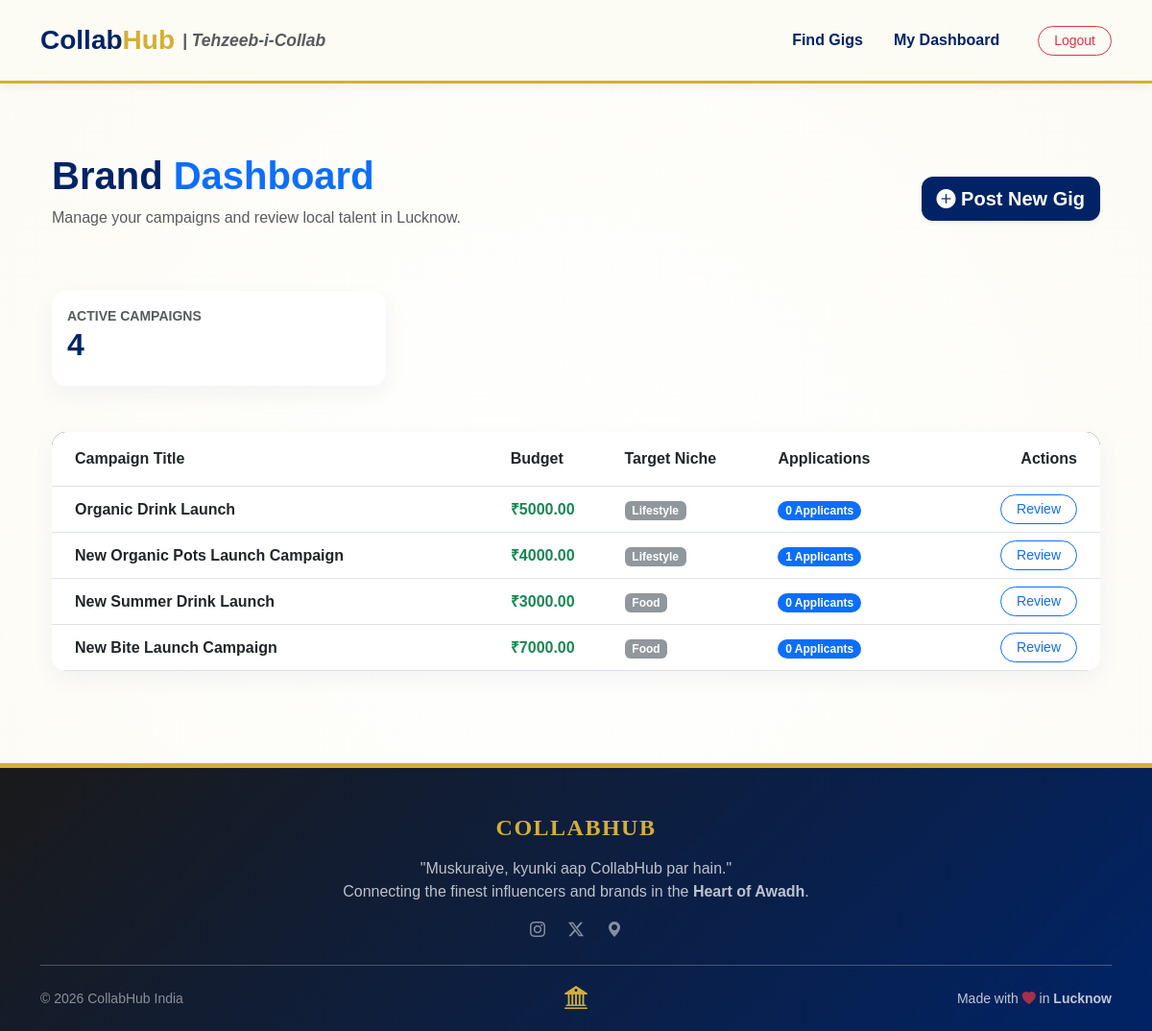
The page /dashboard/ (signed in) on the database its author committed.
### hub/models.py (models this page shows, shortened)
class Campaign(models.Model):
    brand = models.ForeignKey(User, on_delete=models.CASCADE, related_name='campaigns')
    title = models.CharField(max_length=200)
    description = models.TextField()
    budget = models.DecimalField(max_digits=10, decimal_places=2)
    required_niche = models.CharField(max_length=50)
    min_followers = models.PositiveIntegerField(default=0)
    created_at = models.DateTimeField(auto_now_add=True)
    is_active = models.BooleanField(default=True)

### hub/views.py (the view)
# urls.py: path('dashboard/', views.dashboard, name='dashboard'),
@login_required
def dashboard(request):
    user = request.user
    is_brand = getattr(user, 'is_brand', False)
    if is_brand:
        all_campaigns = Campaign.objects.all().order_by('-created_at')
        return render(request, 'hub/brand_dashboard.html', {
            'campaigns': all_campaigns,    # Name 1
            'my_campaigns': all_campaigns  # Name 2 (The safety net!)
        })
    else:
        my_apps = Application.objects.all().order_by('-applied_on')
        return render(request, 'hub/influencer_dashboard.html', {
            'applications': my_apps,
            'my_apps': my_apps # Safety net here too
        })

### hub/templates/hub/brand_dashboard.html (shortened to what this page needs)
{% extends 'hub/base.html' %}
{% block content %}
<div class="container py-5">
    <div class="d-flex justify-content-between align-items-center mb-5">
        <div>
            <h1 class="fw-bold">Brand <span class="text-primary">Dashboard</span></h1>
            <p class="text-muted">Manage your campaigns and review local talent in Lucknow.</p>
        </div>
        <a href="{% url 'campaign_create' %}" class="btn btn-primary btn-lg shadow-sm">
            <i class="bi bi-plus-circle-fill"></i> Post New Gig
        </a>
    </div>
    <div class="row g-4 mb-5">
        <div class="col-md-4">
            <div class="card border-0 shadow-sm rounded-4 p-3 ">
                <small class="text-uppercase fw-bold text-muted">Active Campaigns</small>
                <h2 class="fw-bold">{{ my_campaigns.count }}</h2>
            </div>
        </div>
        </div>
    <div class="card border-0 shadow-sm rounded-4 overflow-hidden">
        <div class="table-responsive">
            <table class="table table-hover align-middle mb-0">
                <thead class="bg-dark text-white">
                    <tr>
                        <th class="px-4 py-3">Campaign Title</th>
                        <th class="py-3">Budget</th>
                        <th class="py-3">Target Niche</th>
                        <th class="py-3">Applications</th>
                        <th class="px-4 py-3 text-end">Actions</th>
                    </tr>
                </thead>
                <tbody>
                    {% for campaign in my_campaigns %}
                    <tr>
                        <td class="px-4 fw-bold">{{ campaign.title }}</td>
                        <td class="text-success fw-bold">₹{{ campaign.budget }}</td>
                        <td><span class="badge bg-secondary opacity-75">{{ campaign.required_niche }}</span></td>
                        <td>
                            <span class="badge rounded-pill bg-primary">
                                {{ campaign.applications.count }} Applicants
                            </span>
                        </td>
                        <td class="px-4 text-end">
                            <a href="{% url 'campaign_applicants' campaign.pk %}" class="btn btn-outline-primary btn-sm rounded-pill px-3">Review</a>
                        </td>
                    </tr>
                    {% endfor %}
                </tbody>
            </table>
        </div>
    </div>
</div>
{% endblock %}

### static/css/style.css (style rules this page uses)
:root { --nawabi-gold: #D4AF37; --royal-navy: #002366; --ivory-base: #FCFBF4; }
body { background-color: var(--ivory-base) !important; color: var(--royal-navy); font-family: 'Poppins', sans-serif; min-height: 100vh; display: flex; flex-direction: column; }
.card { background: #ffffff !important; border: none !important; border-radius: 15px !important; box-shadow: 0 8px 25px rgba(0, 35, 102, 0.05) !important; transition: transform 0.2s ease; }
h1, h2, h3, .navbar-brand { color: var(--royal-navy); font-weight: 700; }
.btn-primary { background: #0d6efd; border: none; border-radius: 12px; font-weight: 600; transition: 0.3s; }
html, body { height: 100%; }
body { display: flex; flex-direction: column; }
.container { flex: 1 0 auto; }
:root { --nawabi-gold: #D4AF37; --royal-navy: #002366; --ivory-white: #FCFBF4; }
body { background-color: var(--ivory-white); color: var(--royal-navy); }
.card { background-color: #ffffff; border: 1px solid rgba(0,35,102,0.05); }
body { background-color: var(--ivory-base); color: var(--royal-navy); }
.card { background-color: #ffffff; border: none; border-radius: 20px; box-shadow: 0 10px 30px rgba(0, 35, 102, 0.05); transition: transform 0.3s ease; }
.btn-primary { background-color: var(--royal-navy) !important; border-color: var(--royal-navy) !important; }
body { background-color: #FCFBF4 !important; background-image: radial-gradient(circle at 50% 50%, #ffffff 0%, #FCFBF4 100%); color: #002366; min-height: 100vh; }

### rows shown on the page
Campaign: title "Organic Drink Launch", budget "5000.00", required_niche "Lifestyle", applications.count "0"
Campaign: title "New Organic Pots Launch Campaign", budget "4000.00", required_niche "Lifestyle", applications.count "1"
Campaign: title "New Summer Drink Launch", budget "3000.00", required_niche "Food", applications.count "0"
Campaign: title "New Bite Launch Campaign", budget "7000.00", required_niche "Food", applications.count "0"

### other values the page prints
{{ my_campaigns.count }} "4"
